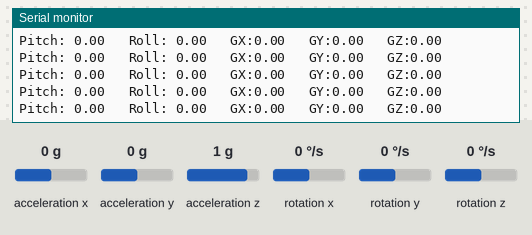
Simulated run of this sketch. Board: ESP32. Shown: the last lines printed to the serial monitor. Wiring (inferred from the names in the program): MPU-6050 motion sensor at I2C address 0x68. The test bench sets the inputs (shaded band); at power-on: acceleration x 0 g, rotation x 0 °/s, acceleration y 0 g, acceleration z 1 g, rotation y 0 °/s, rotation z 0 °/s.

Above: at 8.7 s.
8.8 s: acceleration x set to -1.4 g
At 9.4 s:
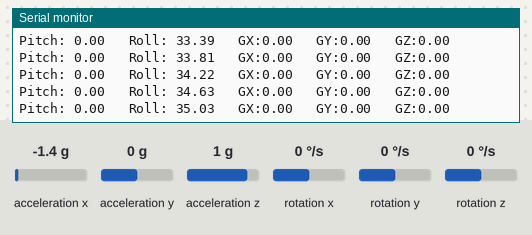
10.3 s: rotation x set to 100 °/s
At 11.1 s:
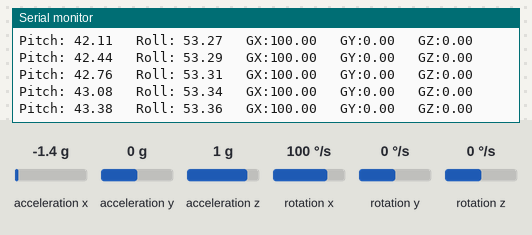
13.3 s: acceleration y set to -1.4 g
At 14.3 s:
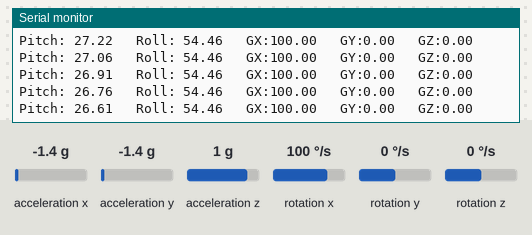
14.8 s: acceleration z set to -1.4 g
At 15.7 s:
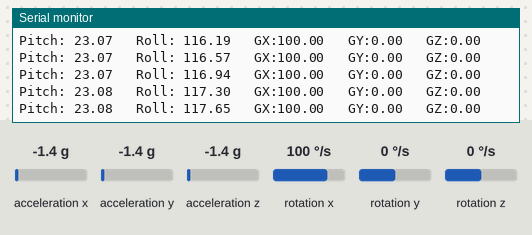
16.3 s: rotation y set to -192 °/s
At 17.0 s:
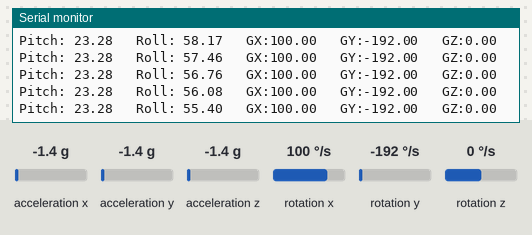
Timing chart, 0 to 18.8 s (numbered marks = the images above; inputs shaded):
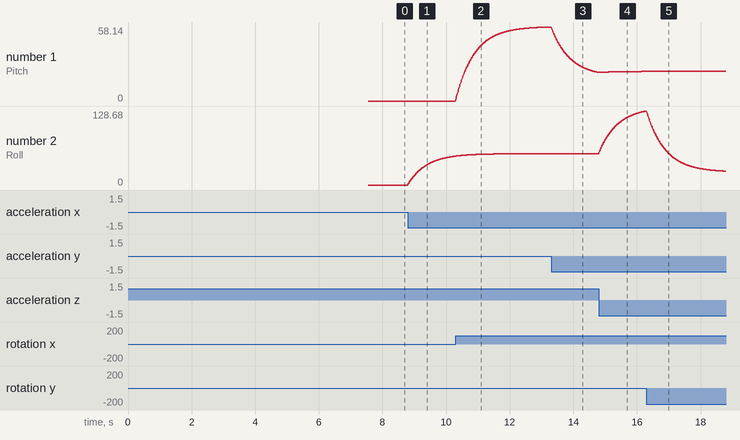

The sketch:

mpu_test.ino
```cpp
#include <Wire.h>
#include <math.h>

// -------------------- I2C Pins --------------------
#define SDA_PIN 21      // Change if required
#define SCL_PIN 22      // Change if required

#define MPU_ADDR 0x68

// -------------------- Sensor Variables --------------------
int16_t ax, ay, az;
int16_t gx, gy, gz;

float gyroXoffset = 0;
float gyroYoffset = 0;
float gyroZoffset = 0;

float pitch = 0;
float roll = 0;

unsigned long previousTime = 0;

// -----------------------------------------------------------
void setup() {

  Serial.begin(115200);

  Wire.begin(SDA_PIN, SCL_PIN);

  delay(1000);

  // Wake up MPU6050
  Wire.beginTransmission(MPU_ADDR);
  Wire.write(0x6B);
  Wire.write(0);
  Wire.endTransmission(true);

  Serial.println("==================================");
  Serial.println("MPU6050 Calibration");
  Serial.println("Keep sensor PERFECTLY STILL...");
  Serial.println("==================================");

  delay(2000);

  calibrateGyro();

  previousTime = micros();
}

// -----------------------------------------------------------
void loop() {

  readMPU();

  unsigned long currentTime = micros();
  float dt = (currentTime - previousTime) / 1000000.0;
  previousTime = currentTime;

  // Remove gyro offsets
  float gx_dps = (gx - gyroXoffset) / 131.0;
  float gy_dps = (gy - gyroYoffset) / 131.0;
  float gz_dps = (gz - gyroZoffset) / 131.0;

  // Accelerometer angle
  float accPitch = atan2(ay, sqrt((ax * ax) + (az * az))) * 180.0 / PI;
  float accRoll  = atan2(-ax, az) * 180.0 / PI;

  // Complementary Filter
  pitch = 0.98 * (pitch + gx_dps * dt) + 0.02 * accPitch;
  roll  = 0.98 * (roll  + gy_dps * dt) + 0.02 * accRoll;

  Serial.print("Pitch: ");
  Serial.print(pitch);

  Serial.print("   Roll: ");
  Serial.print(roll);

  Serial.print("   GX:");
  Serial.print(gx_dps);

  Serial.print("   GY:");
  Serial.print(gy_dps);

  Serial.print("   GZ:");
  Serial.println(gz_dps);

  delay(10);
}

// -----------------------------------------------------------
void calibrateGyro() {

  long gxSum = 0;
  long gySum = 0;
  long gzSum = 0;

  const int samples = 1000;

  for (int i = 0; i < samples; i++) {

    readMPU();

    gxSum += gx;
    gySum += gy;
    gzSum += gz;

    delay(3);
  }

  gyroXoffset = gxSum / (float)samples;
  gyroYoffset = gySum / (float)samples;
  gyroZoffset = gzSum / (float)samples;

  Serial.println();
  Serial.println("Calibration Finished");

  Serial.print("Gyro X Offset = ");
  Serial.println(gyroXoffset);

  Serial.print("Gyro Y Offset = ");
  Serial.println(gyroYoffset);

  Serial.print("Gyro Z Offset = ");
  Serial.println(gyroZoffset);

  Serial.println();
}

// -----------------------------------------------------------
void readMPU() {

  Wire.beginTransmission(MPU_ADDR);
  Wire.write(0x3B);
  Wire.endTransmission(false);

  Wire.requestFrom(MPU_ADDR, 14, true);

  ax = (Wire.read() << 8) | Wire.read();
  ay = (Wire.read() << 8) | Wire.read();
  az = (Wire.read() << 8) | Wire.read();

  Wire.read();
  Wire.read();      // Skip temperature

  gx = (Wire.read() << 8) | Wire.read();
  gy = (Wire.read() << 8) | Wire.read();
  gz = (Wire.read() << 8) | Wire.read();
}
```

Measured:
- after the input at 8.8 s, the serial monitor: prints a new line at once (image 1)
- plotted number 2: 0 → 50.19 after the input at 8.8 s
